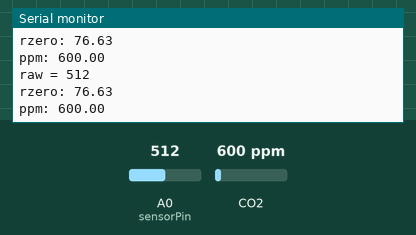
Simulated run of this sketch. Board: Arduino Uno, built with avr-gcc and run on an emulated ATmega328P. Parts: the last lines printed to the serial monitor. The test bench sets the inputs (shaded band); at power-on: CO2 600 ppm, A0 (sensorPin) = 512.

Above: at 1.8 s.
1.9 s: CO2 set to 452 ppm
At 2.7 s:
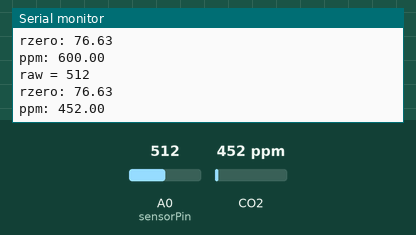
3.4 s: A0 (sensorPin) set to 716
At 4.7 s:
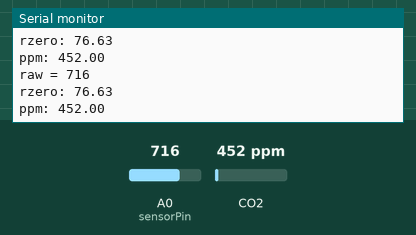
4.9 s: CO2 set to 1050 ppm
At 5.8 s:
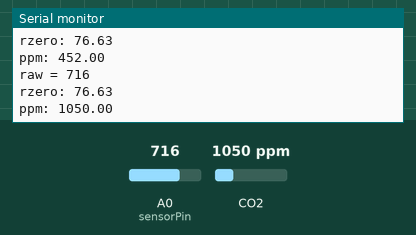
6.4 s: A0 (sensorPin) set to 900
At 7.8 s:
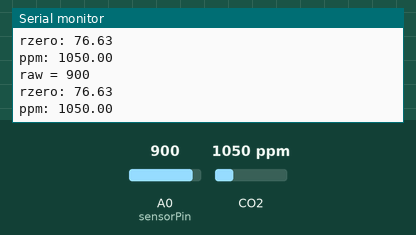
Timing chart, 0 to 8.9 s (numbered marks = the images above; inputs shaded):
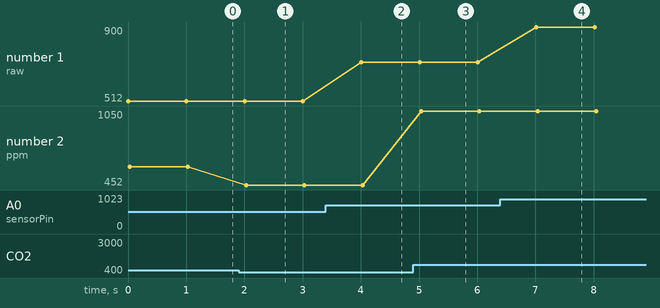

Measured:
- after the input at 1.9 s, the serial monitor: prints a new line after 0.13 s (image 1)
- after the input at 3.4 s, the serial monitor: prints a new line after 0.61 s (image 2)
- after the input at 4.9 s, the serial monitor: prints a new line after 0.14 s (image 3)
- after the input at 6.4 s, the serial monitor: prints a new line after 0.61 s (image 4)
- plotted number 1: 512 → 716 after the input at 3.4 s, 716 → 900 after the input at 6.4 s
- plotted number 2: 600 → 452 after the input at 1.9 s, 452 → 1050 after the input at 4.9 s

The sketch:

sonor_gaz.ino
```cpp
#define RZERO 400
#include "MQ135.h"
MQ135 gasSensor = MQ135(A0);
int val;
int sensorPin = A0;
int sensorValue = 0;
void setup() {
  Serial.begin(9600);
  pinMode(sensorPin, INPUT);
}

void loop() {
  val = analogRead(A0);
  Serial.print ("raw = ");
  Serial.println (val);
  float zero = gasSensor.getRZero();
  Serial.print ("rzero: ");
  Serial.println (zero);
  float ppm = gasSensor.getPPM();
  Serial.print ("ppm: ");
  Serial.println (ppm);
  delay(1000);
}
```
